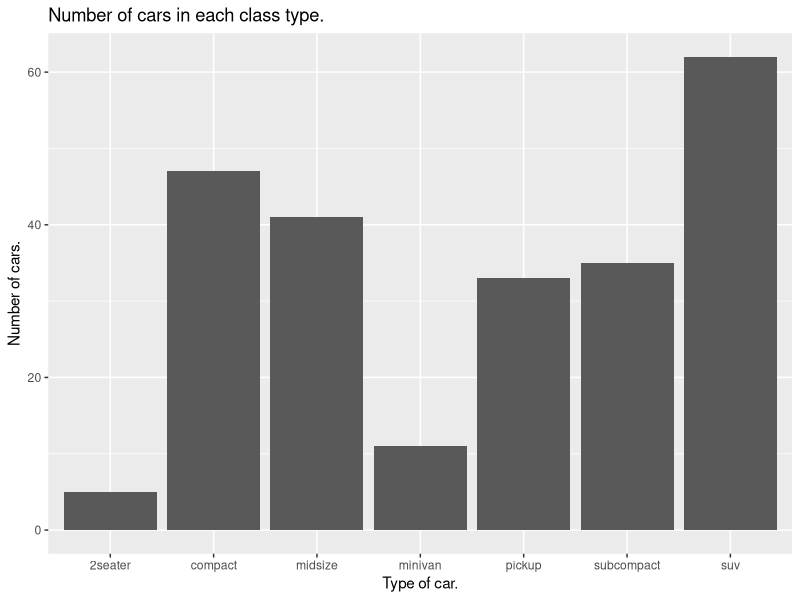
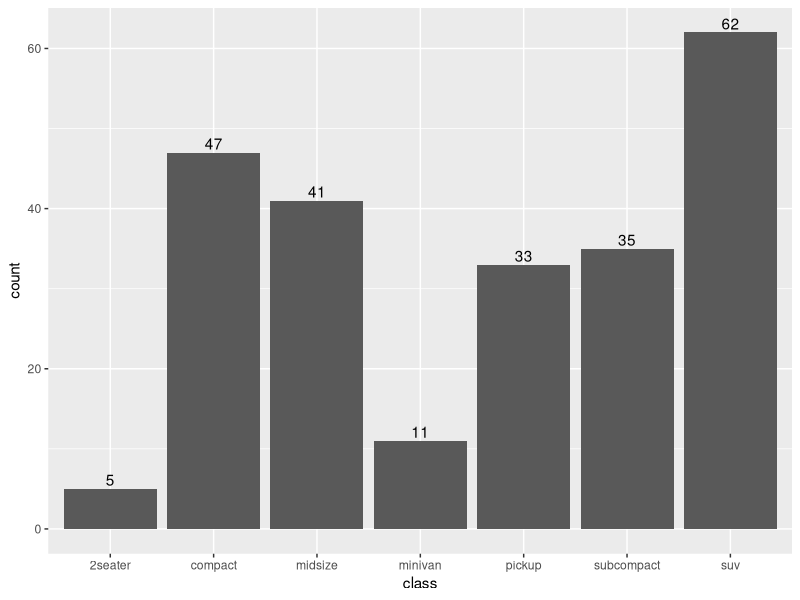
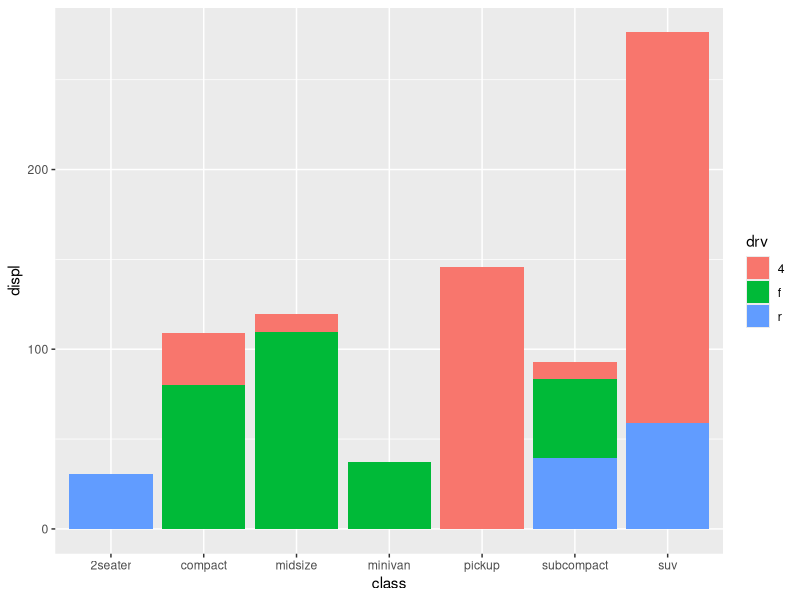
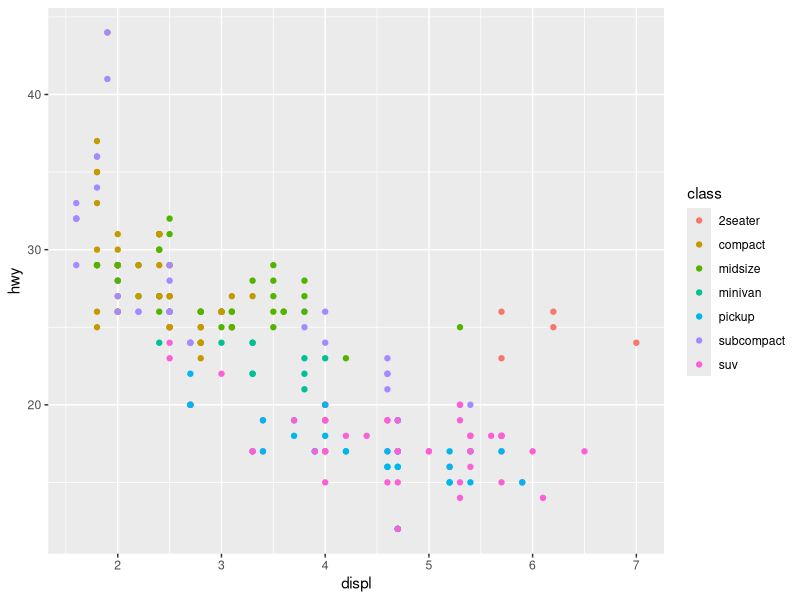
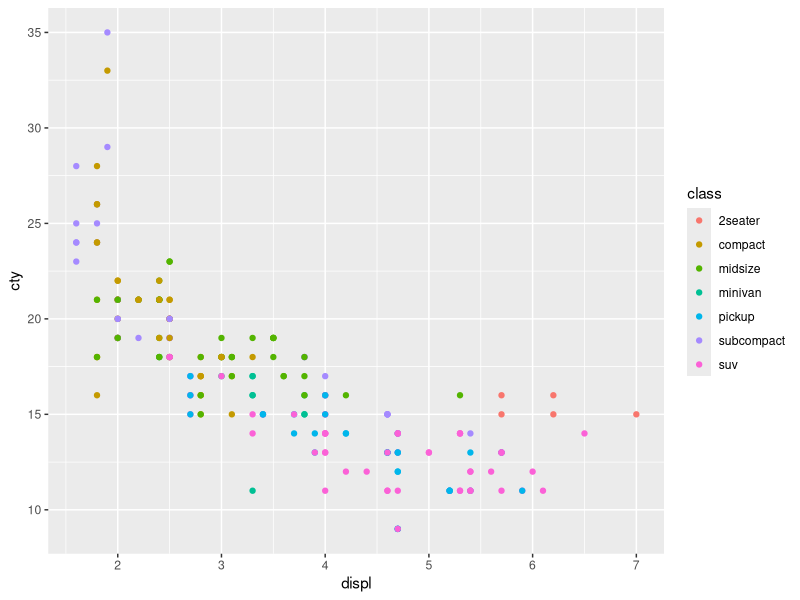
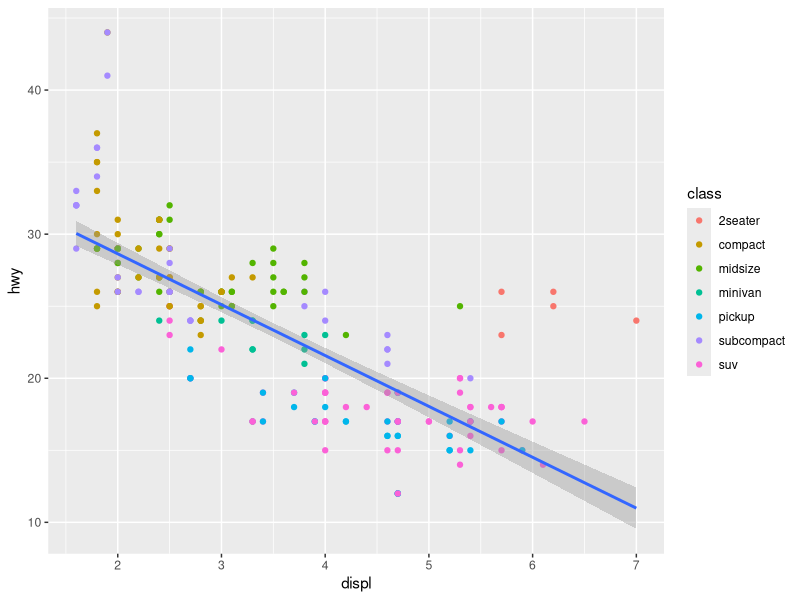
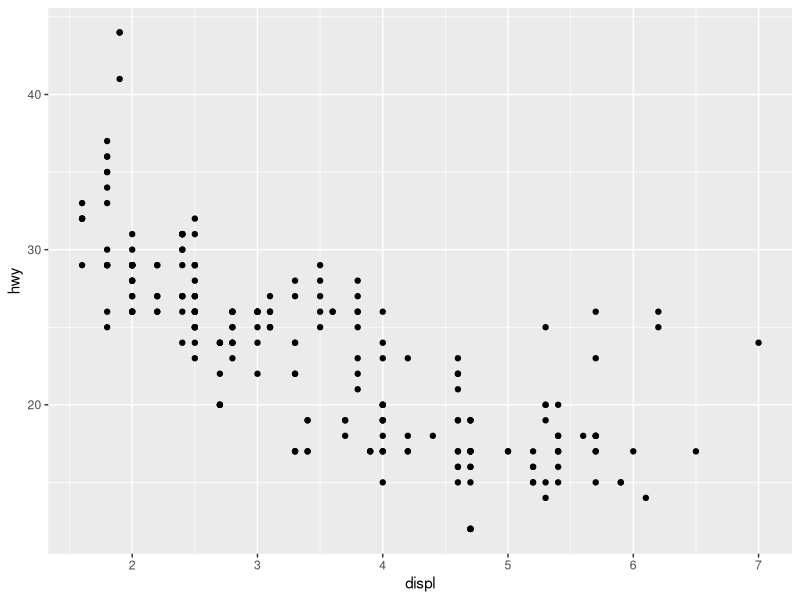
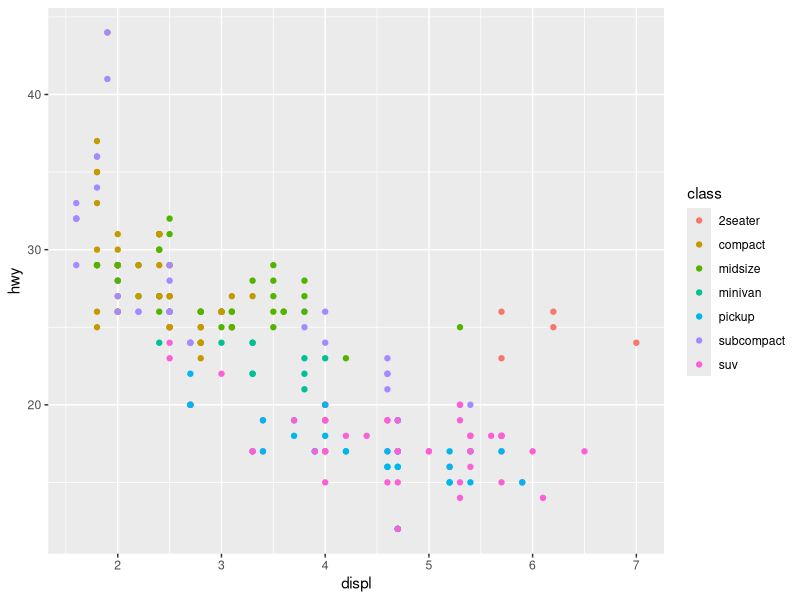

Write R code to recreate these figures, in order.
#load library 
library (ggplot2)
#load dataset mpg (Miles Per Gallon)
data(mpg)

#use ? before the dataset name to retrieve more information about the data set.
?mpg 

###ctrl + enter: Run from script

##familiarise with the dataset and explore it.
dim(mpg) #outputs the dimensions of the dataset
str(mpg) #displays an overview of rows and columns in dataset
summary(mpg) #displays descriptive statistics for every variable
#shows mean, median, max and quartile values of the variables
View(mpg) #opens a spreadsheet-style data viewer
head(mpg, 10) #outputs top 10 elements in dataset
tail(mpg) #outputs last 6 elements in dataset



#create a barplot for number of cars in each class
p = ggplot(mpg, aes(x = class)) + geom_bar()
p + labs(title = "Number of cars in each class type.", x = "Type of car.", y = "Number of cars.")
p + geom_text(stat = "count", aes(label=..count..), vjust=-0.25)

#create stacked bar chart 
p <-ggplot(data=mpg, aes(x=class, y=displ, fill=drv))
p + geom_bar(stat = "identity")




#is a bigger engine more fuel efficient?

ggplot(mpg, aes(displ, hwy, colour = class)) +
  geom_point()

#mapping the class variable to colour
ggplot(mpg, aes(displ, cty, colour = class)) + 
  geom_point()




#trend lines and layering
ggplot(data = mpg,
       mapping = aes(x = displ,
                     y = hwy)) +
  geom_point(mapping = aes(colour = class)) +
  geom_smooth(method = "lm")



#qplot is a quick simple plot that uses all of the ggplot2 defaults. 
#it defines a plot in a single call, picking a default geom.
#x and y variables are specified so a scatterplot will be created
qplot(displ, hwy, data = mpg) 
qplot(displ, hwy, colour = class, data = mpg)
#only x variable given so a histogram (for continuous variables) or barchart (for discrete variables) is created.
qplot (displ, data = mpg)
